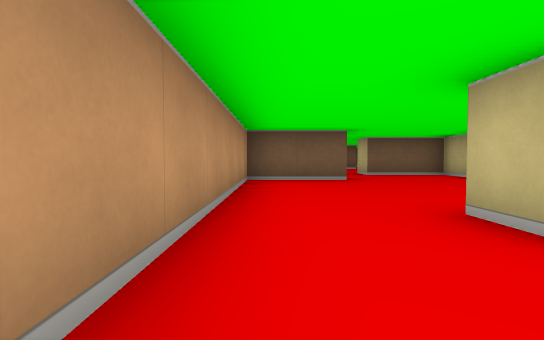
view 1 (above)

24 first-person views from a walk through a cub3D ray-caster map. The camera is about half as high as the walls, tilts 2° down and sees 80° across. The floor is counted in squares. Each view is taken from the middle of a square. On the plan, view 1 faces up. The plan holds only what a view shows up to about 9 squares ahead; the rest is blank.

view 2
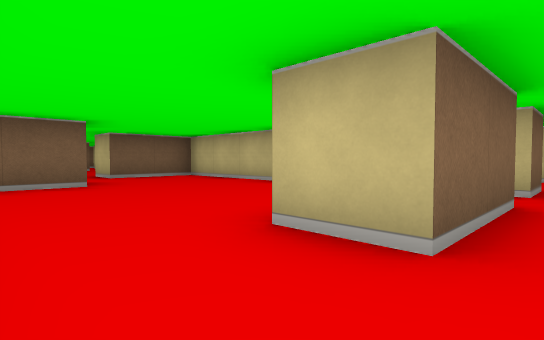

view 3
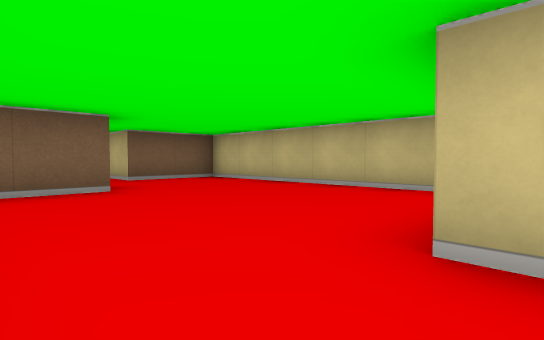

view 4
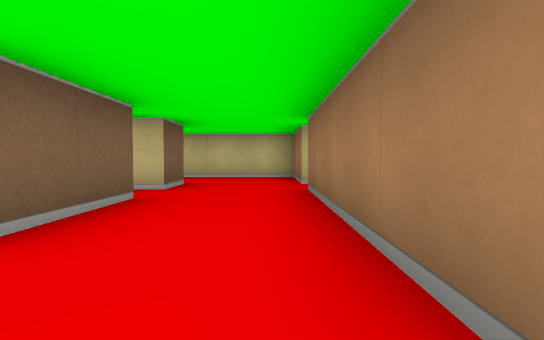

view 5
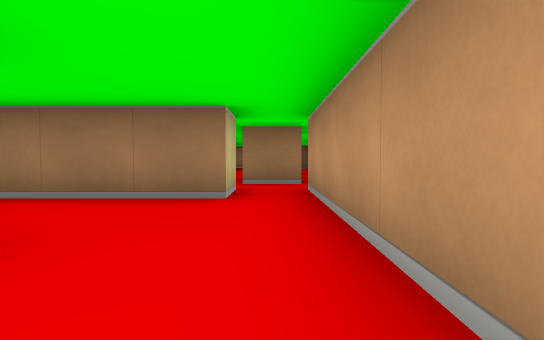

view 6
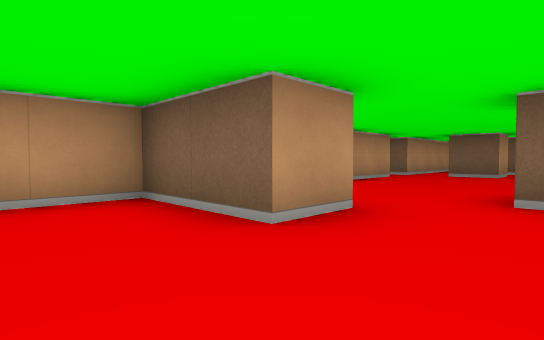

view 7
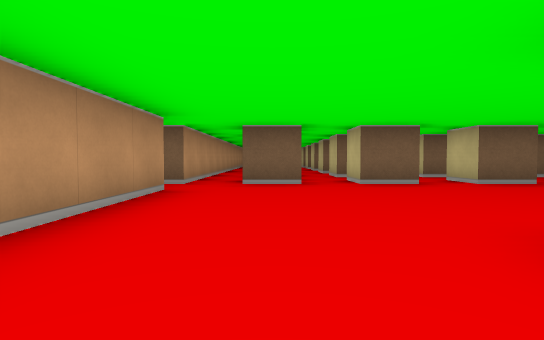

view 8
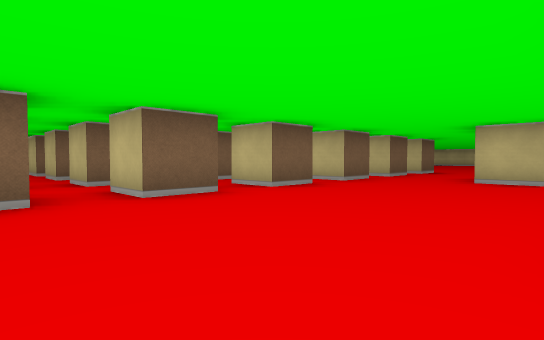

view 9
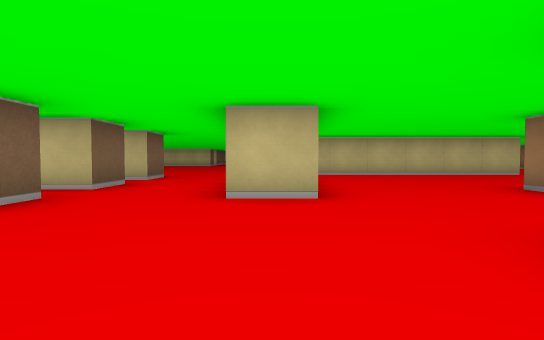

view 10
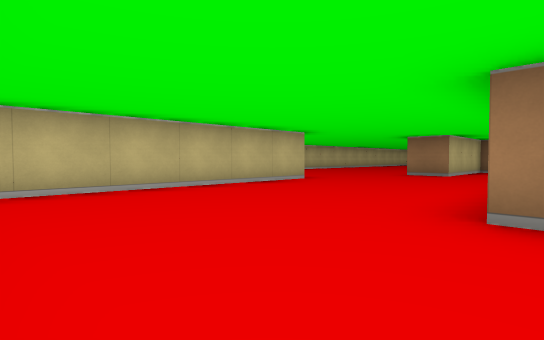

view 11
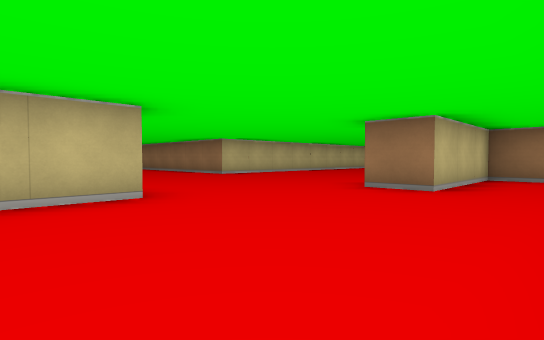

view 12
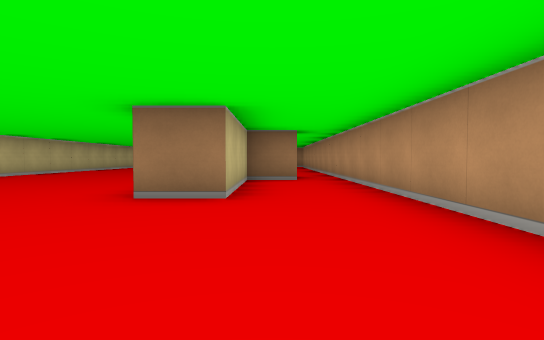

view 13
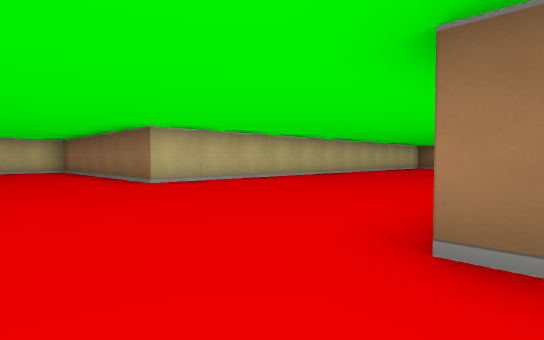

view 14
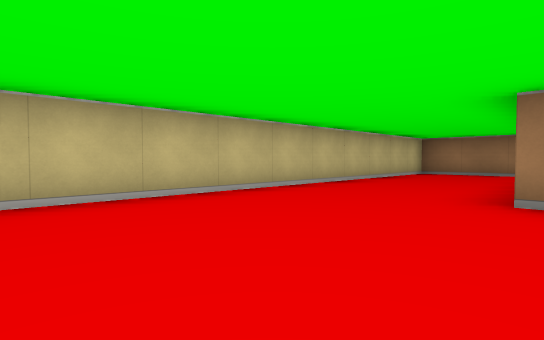

view 15
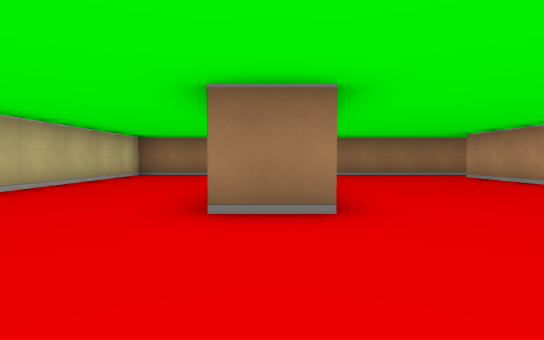

view 16
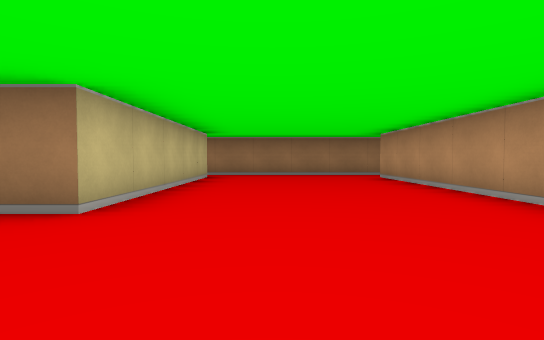

view 17
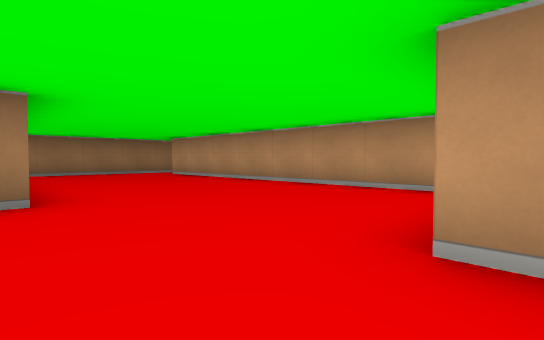

view 18
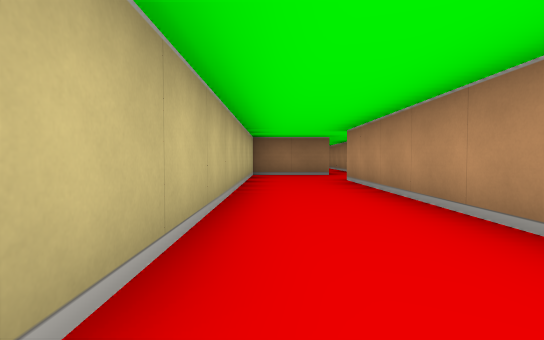

view 19
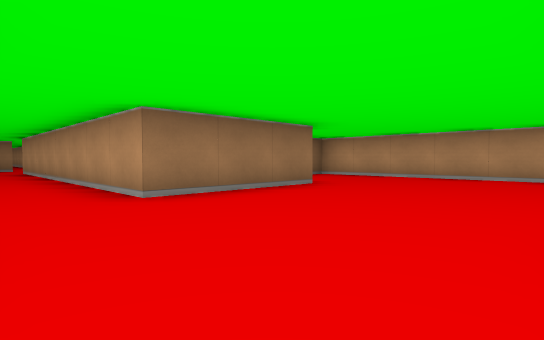

view 20
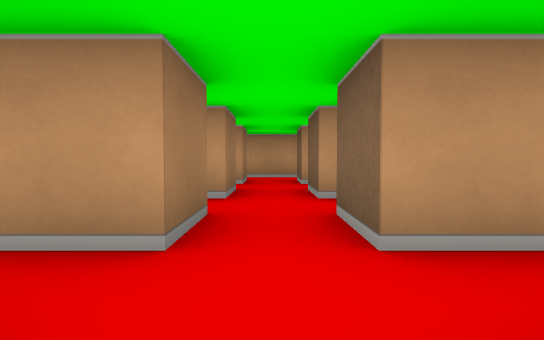

view 21
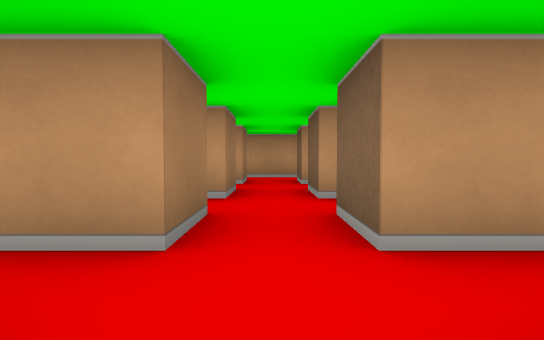

view 22
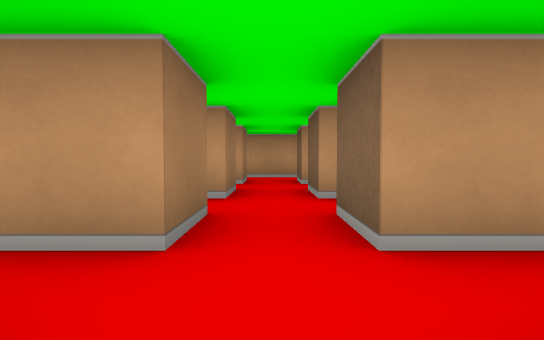

view 23
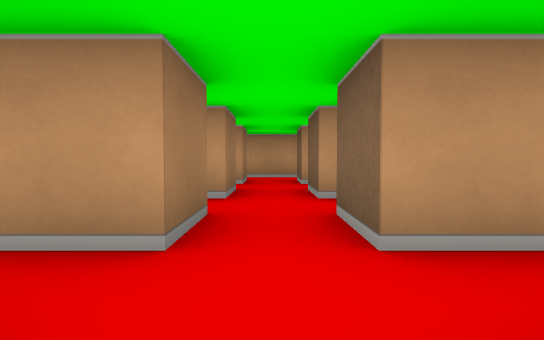

view 24
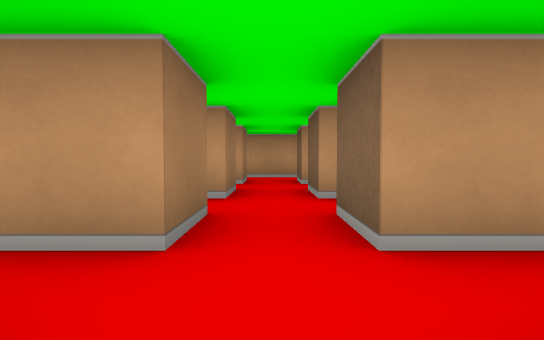

### Floor plan
Key: @ floor where view 1 was taken; # wall or solid block; . floor.
Columns run from 1 left of view 1 to 23 right of it. Each row starts with its distance up from view 1.
 26 # #.#.#.
 25 #........
 24 #.#.#.#.
 23 #........
 22 #.#.#.#.
 21 #........
 20 #.#.#.#.
 19 #........
 18 #.#.#.#.
 17 #........
 16 #.#.#.#.#
 15 #........
 14 #.#.#.#.#.#.#..
 13 ...............
 12 #.............
 11 #........#
 10 #.............#
  9 #...###.......#
  8 #.....#.......#
  7 ###...#..#....#
  6 #.....#..#....#
  5 #.....#..#....#
  4 #.....#..#......
  3 #.....#..#........
  2 #..##.#..#..............#
  1 #........#..#...........
  0 #@.......#..#.....#####
 -1 #.####.###..#.....#
 -2 ...      #.##.....#
 -3 .#.      #........#
 -4          #........#
 -5          #........#
 -6          #....#...#
 -7          #....#...#
 -8          #....#...#
 -9          #....#...#
-10          #....#...#
-11          .........#
-12          ##########

Where each view was taken, in squares from view 1:
view 1: 0 up, 0 right, facing up
view 2: 1 up, 0 right, facing up-right
view 3: 2 up, 0 right, facing up-right
view 4: 0 up, 0 right, facing right
view 5: 3 up, 0 right, facing down
view 6: 5 up, 3 right, facing up-left
view 7: 8 up, 1 right, facing up
view 8: 10 up, 1 right, facing up-right
view 9: 11 up, 4 right, facing right
view 10: 10 up, 8 right, facing down-right
view 11: 6 up, 9 right, facing down-right
view 12: 5 up, 10 right, facing down
view 13: 3 up, 11 right, facing down-right
view 14: 2 down, 13 right, facing down-right
view 15: 3 down, 13 right, facing down
view 16: 3 down, 11 right, facing down
view 17: 2 down, 13 right, facing down-left
view 18: 8 up, 7 right, facing down
view 19: 13 up, 7 right, facing down-left
view 20: 17 up, 7 right, facing left
view 21: 19 up, 7 right, facing left
view 22: 21 up, 7 right, facing left
view 23: 23 up, 7 right, facing left
view 24: 25 up, 7 right, facing left
